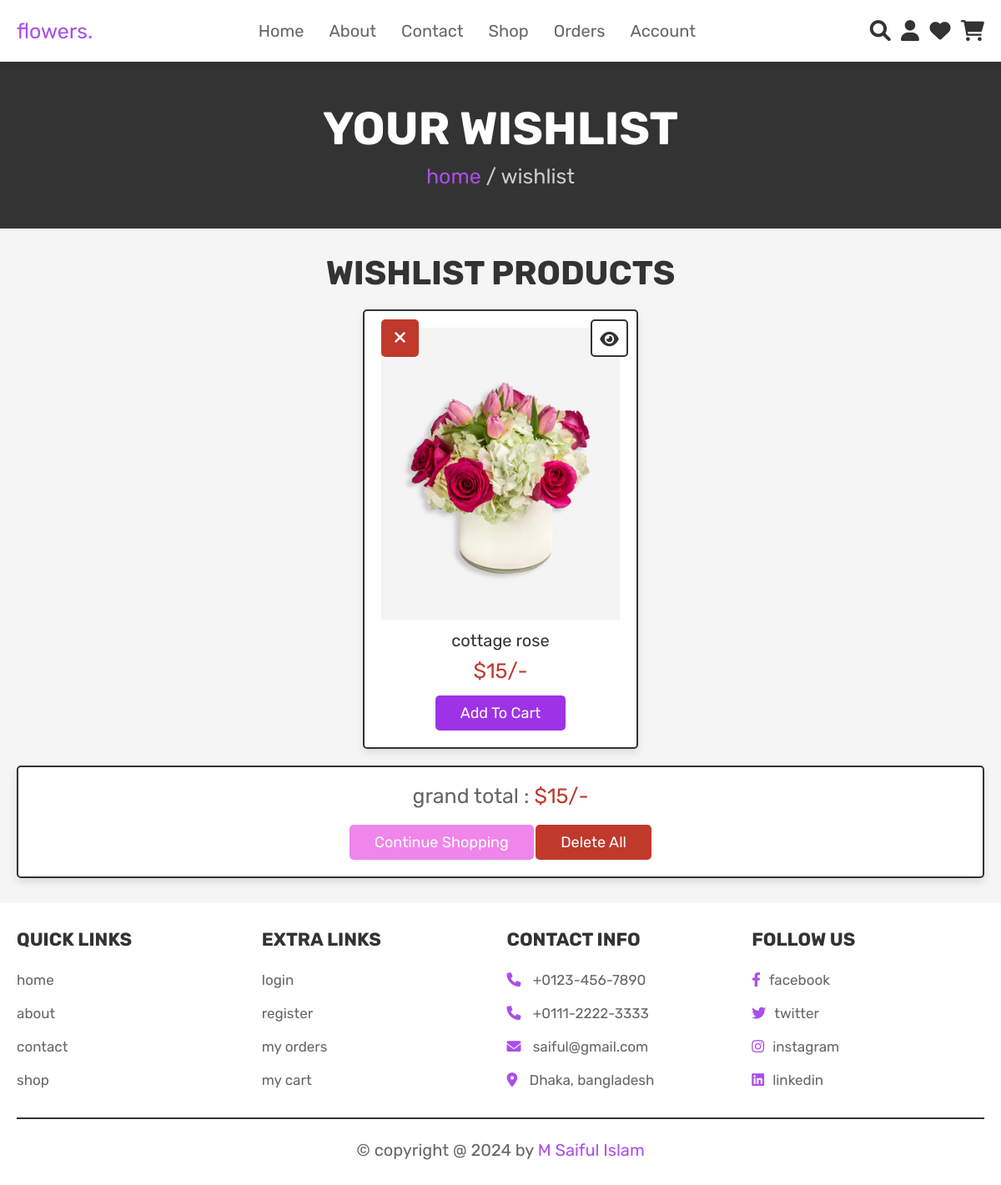
Page /wishlist.php (signed in) on the committed database.
### tables this page shows
CREATE TABLE `wishlist` (
  `id` int(100) NOT NULL,
  `user_id` int(100) NOT NULL,
  `pid` int(100) NOT NULL,
  `name` varchar(100) NOT NULL,
  `price` int(100) NOT NULL,
  `image` varchar(100) NOT NULL
);

### wishlist.php (the view, shortened to what this page needs)
<?php
@include 'config.php';
$user_id = $_SESSION['user_id'];
?>
<!DOCTYPE html>
<html lang="en">
<head>
   <link rel="stylesheet" href="https://cdnjs.cloudflare.com/ajax/libs/font-awesome/6.0.0/css/all.min.css">
   <link rel="stylesheet" href="css/style.css">
</head>
<body>
<?php @include 'header.php'; ?>
<section class="heading">
    <h3>your wishlist</h3>
    <p> <a href="home.php">home</a> / wishlist </p>
</section>
<section class="wishlist">
    <h1 class="title">wishlist products</h1>
    <div class="box-container">
    <?php
        $grand_total = 0;
        $select_wishlist = mysqli_query($conn, "SELECT * FROM `wishlist` WHERE user_id = '$user_id'") or die('query failed');
        if(mysqli_num_rows($select_wishlist) > 0){
            while($fetch_wishlist = mysqli_fetch_assoc($select_wishlist)){
    ?>
    <form action="" method="POST" class="box">
        <a href="wishlist.php?delete=<?php echo $fetch_wishlist['id']; ?>" class="fas fa-times" onclick="return confirm('delete this from wishlist?');"></a>
        <a href="view_page.php?pid=<?php echo $fetch_wishlist['pid']; ?>" class="fas fa-eye"></a>
        <img src="uploaded_img/<?php echo $fetch_wishlist['image']; ?>" alt="" class="image">
        <div class="name"><?php echo $fetch_wishlist['name']; ?></div>
        <div class="price">$<?php echo $fetch_wishlist['price']; ?>/-</div>
        <input type="submit" value="add to cart" name="add_to_cart" class="btn">
    </form>
    <?php
    $grand_total += $fetch_wishlist['price'];
        }
    }else{
        echo '<p class="empty">your wishlist is empty</p>';
    }
    ?>
    </div>
    <div class="wishlist-total">
        <p>grand total : <span>$<?php echo $grand_total; ?>/-</span></p>
        <a href="shop.php" class="option-btn">continue shopping</a>
        <a href="wishlist.php?delete_all" class="delete-btn <?php echo ($grand_total > 1)?'':'disabled' ?>" onclick="return confirm('delete all from wishlist?');">delete all</a>
    </div>
</section>
<?php @include 'footer.php'; ?>
</body>
</html>

### css/style.css (style rules this page uses)
:root { --pink:#ab4fe8; --red:#c0392b; --orange:#f085eb; --black:#333; --white:#fff; --light-color:#666; --light-white:#ccc; --light-bg:#f5f5f5; --border:.2rem solid var(--black); --box-shadow:0 .5rem 1rem rgba(0,0,0,.1); }
* { font-family: 'Rubik', sans-serif; margin:0; padding:0; box-sizing: border-box; outline: none; border:none; text-decoration: none; transition:all .2s linear; }
html { font-size: 62.5%; overflow-x: hidden; scroll-behavior: smooth; scroll-padding-top: 6.5rem; }
body { background: var(--light-bg); }
section { padding:3rem 2rem; }
.btn, .delete-btn, .option-btn { display: inline-block; border-radius: .5rem; margin-top: 1rem; font-size: 1.8rem; color:var(--white); cursor: pointer; padding:1rem 3rem; text-transform: capitalize; }
.btn { background-color: #9e32e7; }
.delete-btn { background-color: var(--red); }
.option-btn { background-color: var(--orange); }
.heading { display: flex; flex-flow: column; align-items: center; justify-content: center; gap:1rem; background-color: var(--black); text-align: center; min-height: 25vh; }
.heading h3 { font-size: 5.5rem; color:var(--white); text-transform: uppercase; }
.heading p { font-size: 2.5rem; color:var(--light-white); }
.heading p a { color:var(--pink); }
.title { text-align: center; margin-bottom: 2rem; color:var(--black); text-transform: uppercase; font-size: 4rem; }
.wishlist .box-container { max-width: 1200px; margin:0 auto; display: grid; grid-template-columns: repeat(auto-fit, 33rem); gap:1.5rem; align-items: flex-start; justify-content: center; }
.wishlist .box-container .box { padding:2rem; text-align: center; background-color: var(--white); border:var(--border); box-shadow: var(--box-shadow); border-radius: .5rem; position: relative; }
.wishlist .box-container .box .image { height: 35rem; width: 100%; object-fit: cover; }
.wishlist .box-container .box .fa-eye, .wishlist .box-container .box .fa-times { position: absolute; top:1rem; height: 4.5rem; width: 4.5rem; line-height: 4.3rem; font-size: 2rem; border-radius: .5rem; }
.wishlist .box-container .box .fa-eye { right:1rem; border:var(--border); background-color: var(--white); color:var(--black); }
.wishlist .box-container .box .fa-times { background-color: var(--red); color:var(--white); }
.wishlist .box-container .box .name { font-size: 2rem; color:var(--black); margin:1rem 0; }
.wishlist .box-container .box .price { font-size: 2.5rem; color:var(--red); margin:.5rem 0; }
.wishlist .wishlist-total { max-width: 1200px; margin:0 auto; padding:2rem; text-align: center; background-color: var(--white); border:var(--border); box-shadow: var(--box-shadow); border-radius: .5rem; margin-top: 2rem; }
.wishlist .wishlist-total p { font-size: 2.5rem; color:var(--light-color); margin-bottom: 1rem; }
.wishlist .wishlist-total p span { color:var(--red); }

### rows in the picture
wishlist: image (picture), name "cottage rose", price "15"

### other values in the picture
$grand_total "15"
